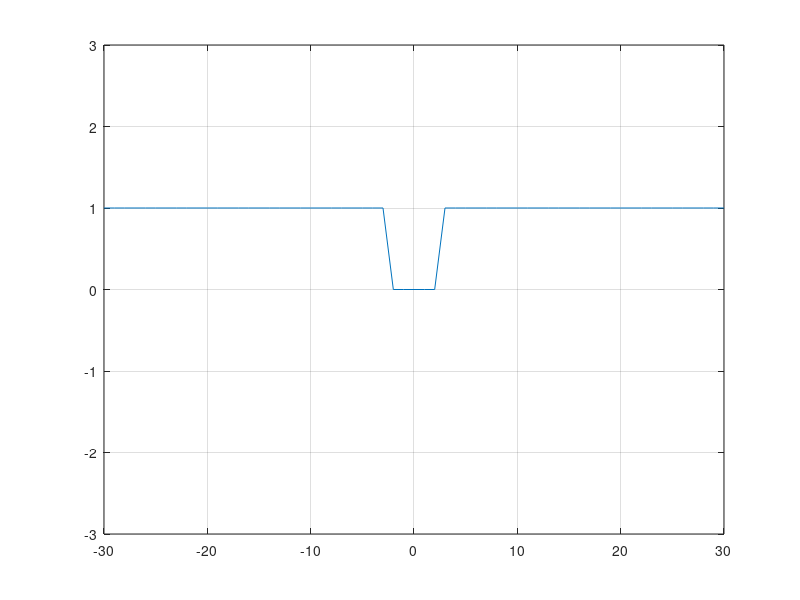

MATLAB code for this plot:
%Program P1
n = -30:30;
expfunc = 3*exp(-abs(n)/14);
arg = 200*pi*n;
a = expfunc.*cos(arg);
u3 = abs(n) >= 3;
u11 = abs(n) >= 11;
u20 = abs(n) >= 20;
u26 = abs(n) >= 26;
unitstep = u3 - u11 + u20 - u26;
res = a.*unitstep;
plot(n,u3);
axis([-30 30 -3 3]);
grid;
